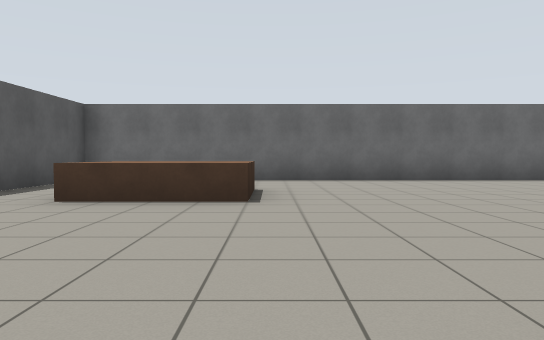
view 1 (above)

24 first-person views from a walk through a Gazebo world. The camera is 0.94 m above the floor, tilts 2° down and sees 70° across. The floor is counted in squares, 2 m on a side. Each view is taken from the middle of a square. On the plan, view 1 faces up. The plan holds only what a view shows up to about 9 squares ahead; the rest is blank.

view 2
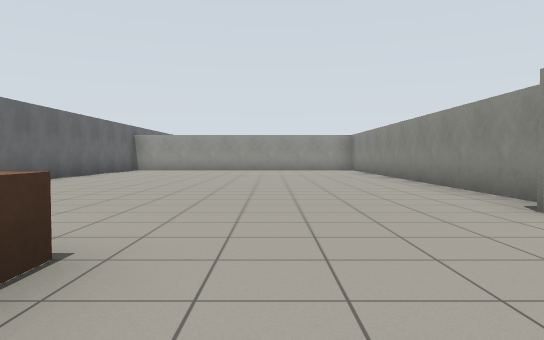

view 3
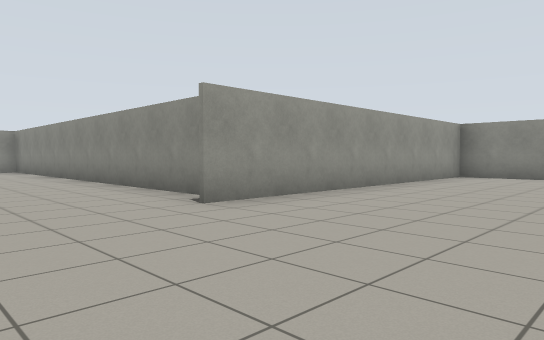

view 4
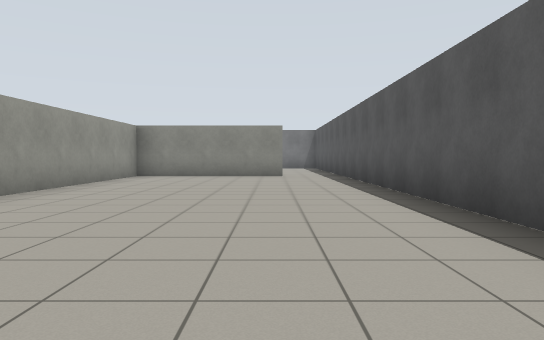

view 5
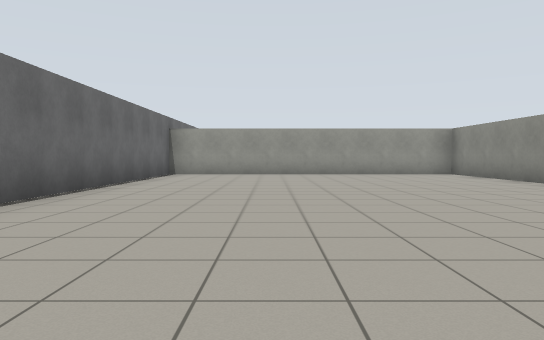

view 6
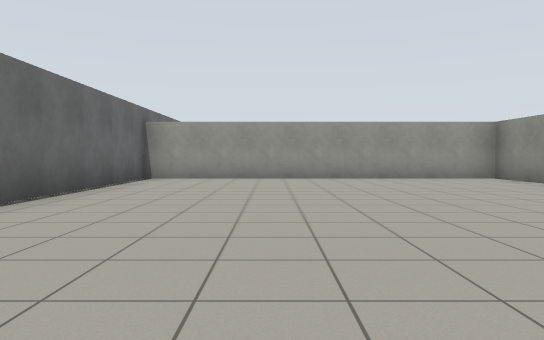

view 7
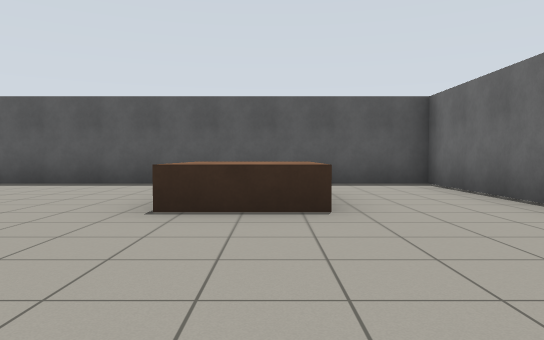

view 8
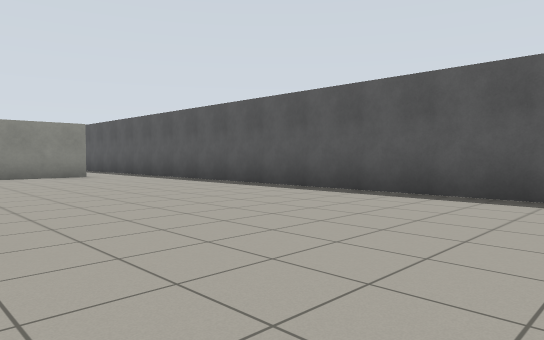

view 9
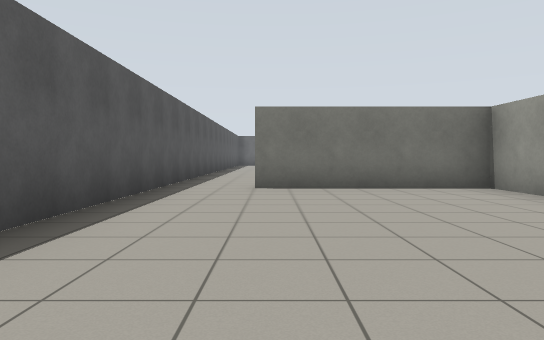

view 10
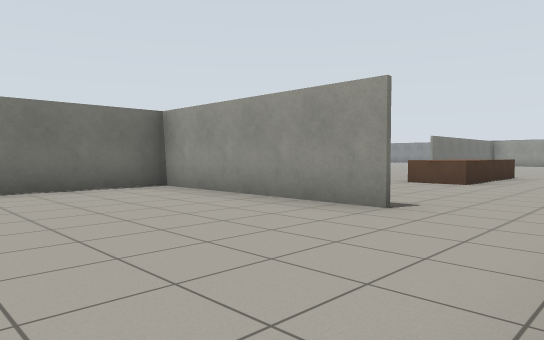

view 11
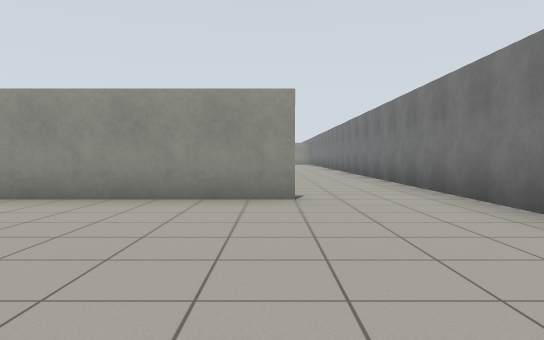

view 12
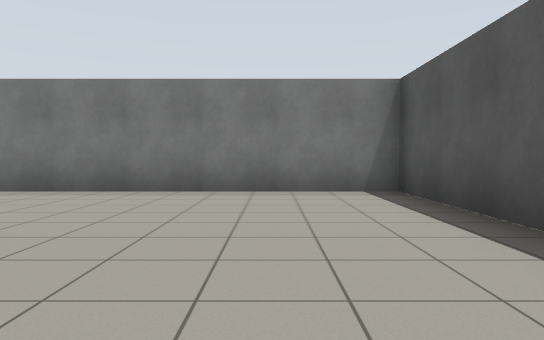

view 13
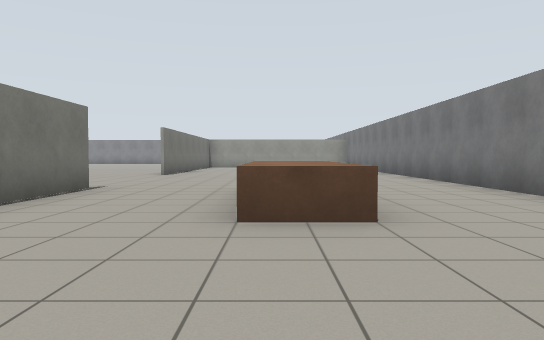

view 14
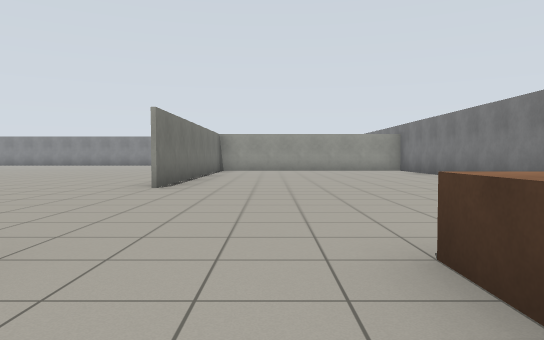

view 15
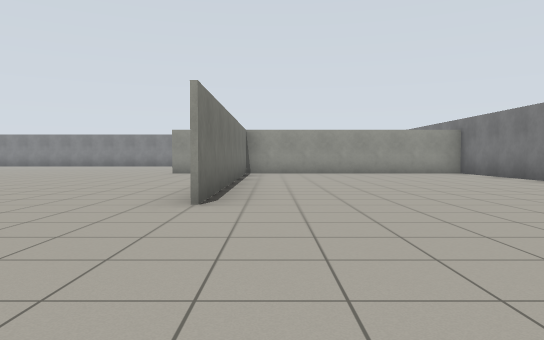

view 16
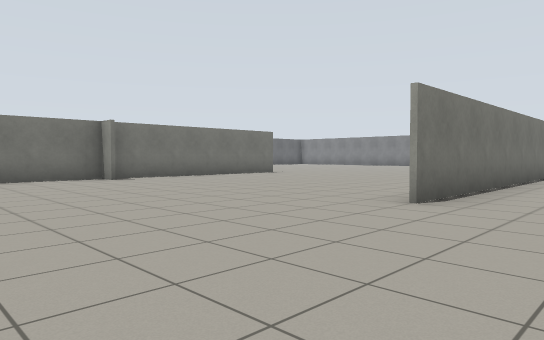

view 17
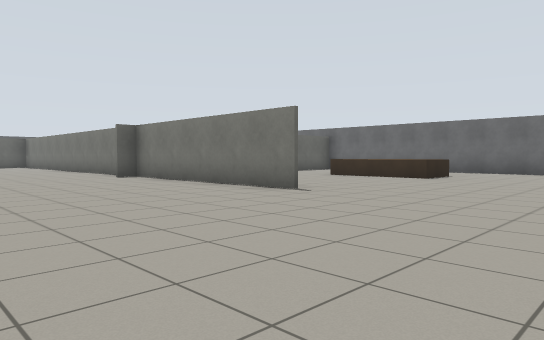

view 18
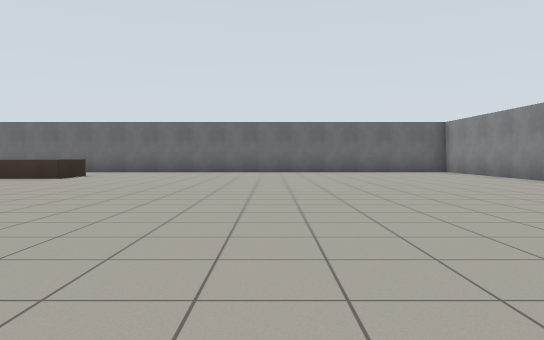

view 19
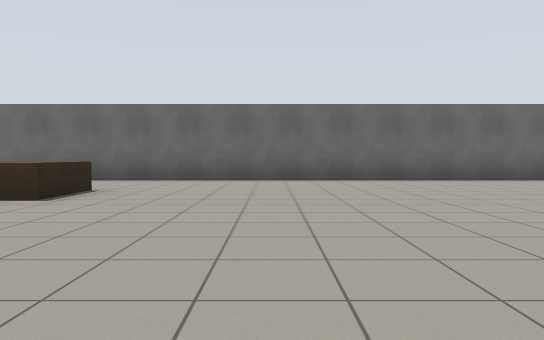

view 20
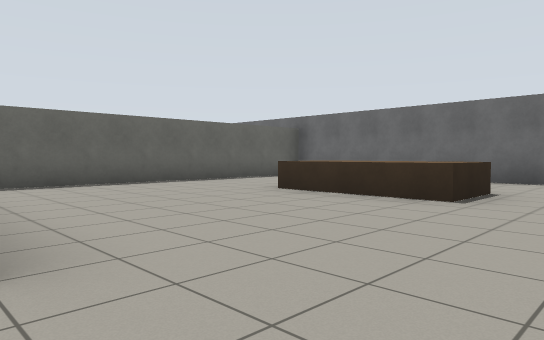

view 21
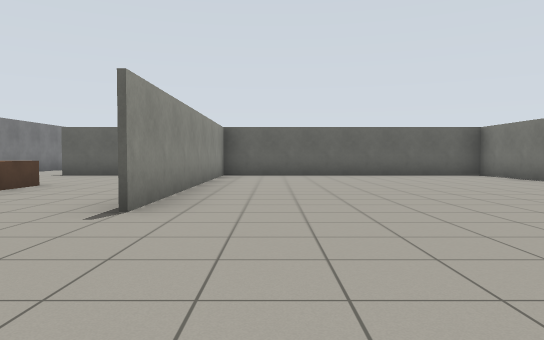

view 22
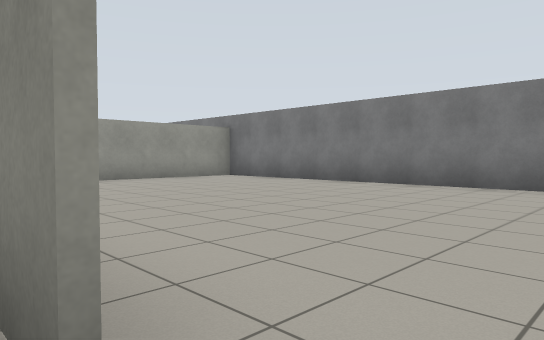

view 23
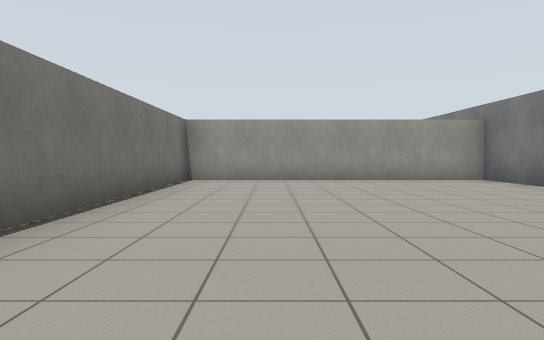

view 24
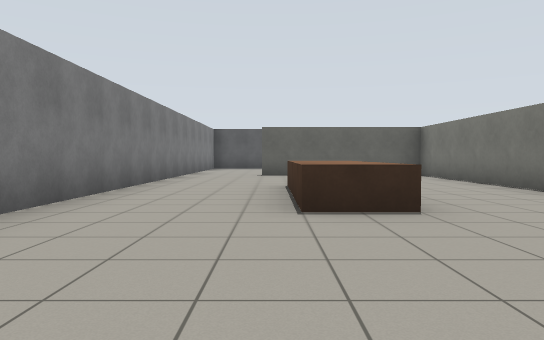

### Floor plan
Points are (right, up) in squares from view 1. A wall is a line through its corners. A room is listed if a view was taken in it or the views show most of it. See-through windows are left out.
Room 1 (views 1, 2, 3, 4, 5, 6, 7, 8)
walls: (1.9, 0.3) (11.2, 0.3); (11.2, -0.4) (11.2, 7.7) (-3.7, 7.7) (-3.7, -5.5); (1.2, -5.9) (1.2, 0.8); (-2.4, -6.2) (1.1, -6.2)
ways out: opening at (-3, -6) to room 2
objects: brown box (-2, 4) to (-1, 5)
Room 2 (views 9, 10, 11, 12)
walls: (1.2, -10.4) (1.2, -5.9); (1, -6.3) (-2.2, -6.3); (-3.7, -5.5) (-3.7, -12.2) (1.5, -12.2)
ways out: opening at (-3, -6) to room 1; opening at (1, -11.5) to room 3
Room 3 (views 13, 14, 15, 16, 17, 18, 19, 20, 21, 22, 23, 24)
walls: (16.2, 0.2) (9.4, 0.2); (11.6, -6.2) (12.2, -6.2); (7.8, -6.3) (1, -6.3); (11.3, 6.1) (11.3, 1.1); (26.2, 3.4) (26.2, 5); (3.6, 0.2) (1.9, 0.2); (24.5, 7.7) (12.9, 7.7); (1.1, -6.2) (7.8, -6.2); (1.5, -12.2) (18.7, -12.2) (18.7, -6.3) (11.8, -6.3)
ways out: opening at (1, -11.5) to room 2
objects: brown box (5, -9) to (7, -9); brown box (14, 5) to (16, 5)

Positions as (right, up) in squares from view 1, and headings:
1: (0, 0), facing up
2: (-2, 3), facing right
3: (-2, 3), facing down-right
4: (-2, 3), facing down
5: (1, 5), facing right
6: (3, 5), facing right
7: (3, 5), facing left
8: (1, 3), facing down-left
9: (-2, -12), facing up
10: (-2, -12), facing up-right
11: (-3, -10), facing right
12: (-2, -7), facing down
13: (2, -9), facing right
14: (6, -8), facing right
15: (8, -7), facing right
16: (8, -8), facing up-right
17: (20, -4), facing up-left
18: (21, -4), facing up
19: (19, 0), facing up
20: (18, 0), facing up-left
21: (11, -5), facing left
22: (11, -6), facing down-right
23: (11, -8), facing right
24: (11, -10), facing left
